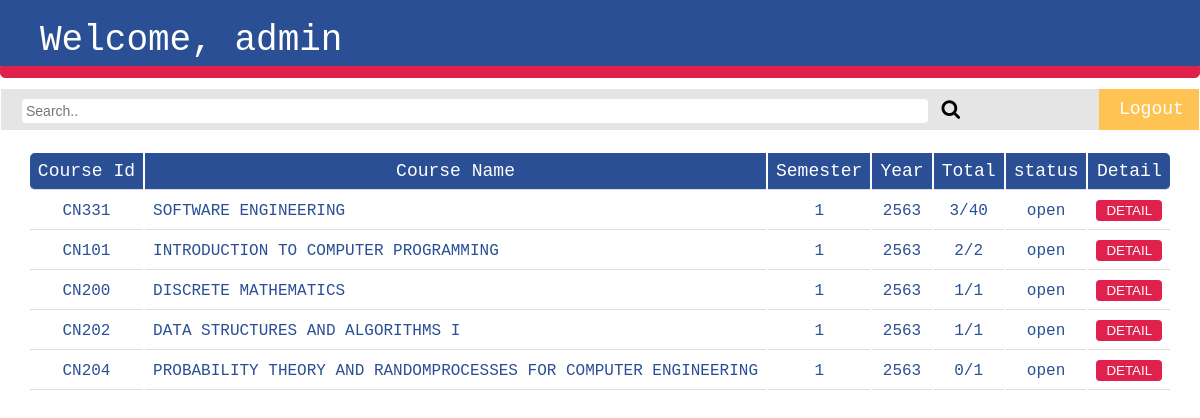
Page /admin (signed in) on the earlier database version.
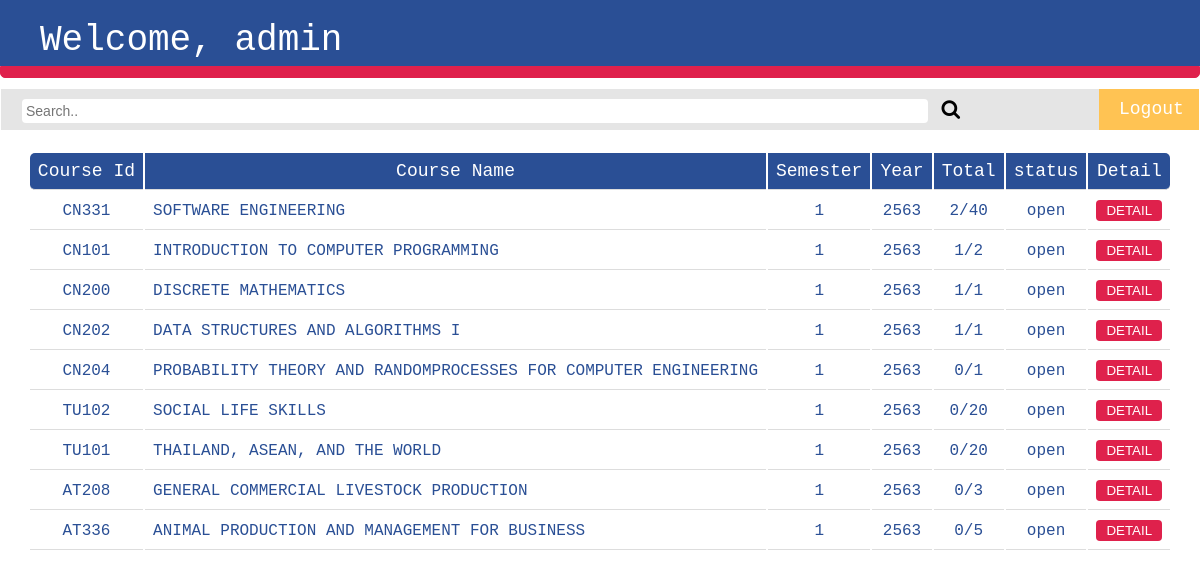
Same page on the later database version.
### users/models.py (models this page shows, shortened)
class Course(models.Model):
    status = [
        ('open','Open'),
        ('close', 'Close'),
    ]
    course_id = models.CharField(max_length=5)
    course_name = models.CharField(max_length=64)
    course_sem = models.CharField(max_length=1)
    course_year = models.CharField(max_length=4)
    course_total = models.CharField(max_length=64)
    course_status = models.CharField(max_length=5, choices=status)

### users/views.py (the view)
# urls.py: path('admin', views.admin, name='admin'),
def admin(request) :
    if not request.user.is_authenticated :
        return HttpResponseRedirect(reverse("login"))
    else :
        if request.user.is_staff :
            courses = Course.objects.all()
            count = []
            for course in courses :
                cnt = Student.objects.filter(course=course).count()
                count.append(cnt)
            return render(request, "users/admin.html", {
                "courses" : zip(courses,count)
            })
        else :
            return HttpResponseRedirect(reverse("index"))

### users/templates/users/admin.html (shortened to what this page needs)
{% extends "users/layout.html" %}
{% block body %}
    <h1>Welcome, {{ request.user.username }}</h1>
    <div class="bar-head"></div>
    <link rel="stylesheet" href="https://cdnjs.cloudflare.com/ajax/libs/font-awesome/4.7.0/css/font-awesome.min.css">
    <div class="topnav-admin">
        <div class="search-container">
            <form action="{% url 'search_admin' %}" method="POST">
                <input type="text" placeholder="Search.." name="course_id">
                <button type="submit" value="search"><i class="fa fa-search"></i></button>
            </form>
        </div>
        <a href="{% url 'logout' %}">Logout</a>
    </div>
    {% if not courses %}
            <h3>No Course</h3>
    {% else %}
        <table>
            <tr>
                <th> Course Id </th>
                <th> Course Name </th>
                <th> Semester </th>
                <th> Year </th>
                <th> Total </th>
                <th> status </th>
                <th> Detail </th>
            </tr>
            {% for course,count in courses %}
                <tr>
                    <td>{{ course.course_id }}</td>
                    <td>{{ course.course_name }}</td>
                    <td>{{ course.course_sem }}</td>
                    <td>{{ course.course_year }}</td>
                    <td>{{ count }}/{{ course.course_total }}</td>
                    <td>{{ course.course_status }}</td>
                    <td>
                        <form action="{% url 'detail' %}" method="POST">
                            <button name="detail" type="submit" value="{{ course.course_id }}">DETAIL</button>
                        </form>
                    </td>
                </tr>
            {% endfor %}
        </table>
    {% endif %}
{% endblock %}

### users/templates/users/layout.html (shortened to what this page needs)
{% load static %}
<!DOCTYPE html>
<html lang="en">
    <head>
        <link rel="stylesheet" href="{% static 'css/layout.css' %}" type="text/css">
    </head>
    <body>
        {% block body %}
        {% endblock %}
    </body>
</html>

### users/static/css/layout.css (style rules this page uses)
body { margin:0px; font-family: monospace; }
div { color: #3F966B; background-color: #90EABD; border: 1px solid #3F966B; border-radius: 4px; margin-bottom: 10px; padding: 10px 10px 10px 30px; }
.bar-head { padding: 5px 0px; border-radius: 0px 0px 5px 5px; background-color: #DF214C; border-color: #DF214C; }
h1 { font-size: 36px; font-family: monospace; font-weight: lighter; background-color: #2A4F95; margin: 0; padding: 20px 20px 5px 40px; color: #FFFFFF; }
.topnav-admin { display: grid; grid-template-columns: auto 100px; background-color: #FFFFFF; border-color: #FFFFFF; margin: 0px; padding: 0px; }
.search-container { display: grid; align-content: center; border-radius: 0px; background-color: #E5E5E5; border-color: #E5E5E5; margin: 0px; padding: 5px 20px; }
.search-container input[type=text] { width: 85%; border-radius: 4px; padding: 4px; font-size: 14px; border: none; }
.search-container button { background: #E5E5E5; font-size: 20px; border: none; cursor: pointer; }
a { padding: 10px 20px; text-align: center; color: #FFFFFF; font-size: 18px; }
a:link { text-decoration: none; }
a:nth-child(2) { background-color: #DF214C; border-color: #DF214C; border-bottom: 1px solid #DF214C; }
a:last-child { background-color: #ffc353; border-color: #ffc353; border-bottom: 1px solid #ffc353; }
table { margin: auto; font-family: monospace; font-weight: lighter; padding-top: 20px; }
table th { font-family: monospace; font-weight: lighter; font-size: 18px; color: #FFFFFF; background-color: #2A4F95; }
table td { color: #2A4F95; font-size: 16px; }
th, td { padding: 8px; border-bottom: 1px solid #ddd; text-align: center; }
td:nth-child(2) { text-align: left; }
th:first-child { border-radius: 5px 0px 0px 5px; }
th:last-child { border-radius: 0px 5px 5px 0px; }
td button { border: #DF214C; border-radius: 4px; color: #FFFFFF; background-color: #DF214C; padding: 3px 10px; }

Differences in the rows shown:
computed for Course "CN331": count "3" → "2"
computed for Course "CN101": course_sem "2" → "1"
added Course: course_id "TU102", course_name "SOCIAL LIFE SKILLS", course_sem "1", course_year "2563", count "0", course_total "20", course_status "open"
added Course: course_id "TU101", course_name "THAILAND, ASEAN, AND THE WORLD", course_sem "1", course_year "2563", count "0", course_total "20", course_status "open"
added Course: course_id "AT208", course_name "GENERAL COMMERCIAL LIVESTOCK PRODUCTION", course_sem "1", course_year "2563", count "0", course_total "3", course_status "open"
added Course: course_id "AT336", course_name "ANIMAL PRODUCTION AND MANAGEMENT FOR BUSINESS", course_sem "1", course_year "2563", count "0", course_total "5", course_status "open"
